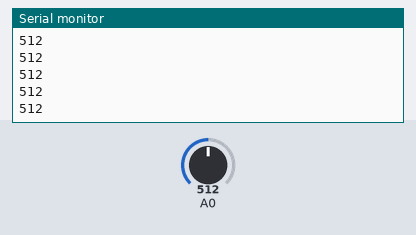
Recording of a sketch running on a simulated Arduino Uno, built with avr-gcc and run on an emulated ATmega328P. Shown: the last lines printed to the serial monitor. The inputs (shaded band) are chosen by the test bench; at power-on: A0 = 512.

Above: at 1.2 s.
1.3 s: A0 set to 716
At 1.8 s:
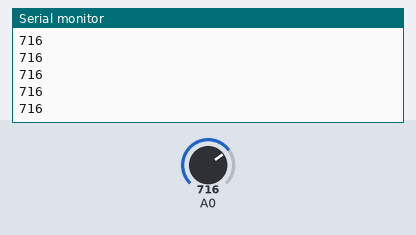
2.8 s: A0 set to 900
At 3.3 s:
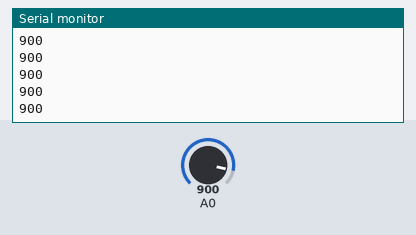
Timing chart, 0 to 5.8 s (numbered marks = the images above; inputs shaded):
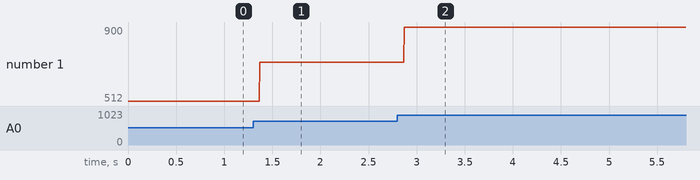

Measured:
- after the input at 1.3 s, the serial monitor: prints a new line after 0.07 s (image 1)
- after the input at 2.8 s, the serial monitor: prints a new line after 0.07 s (image 2)
- plotted number 1: 512 → 716 after the input at 1.3 s, 716 → 900 after the input at 2.8 s

The sketch:

PhotoResistor.ino
```cpp
int rdng;
void setup() {

  pinMode(A0, INPUT_PULLUP);
  Serial.begin(9600);

}

void loop() {
rdng = analogRead(A0);

Serial.println(rdng);

}
```
